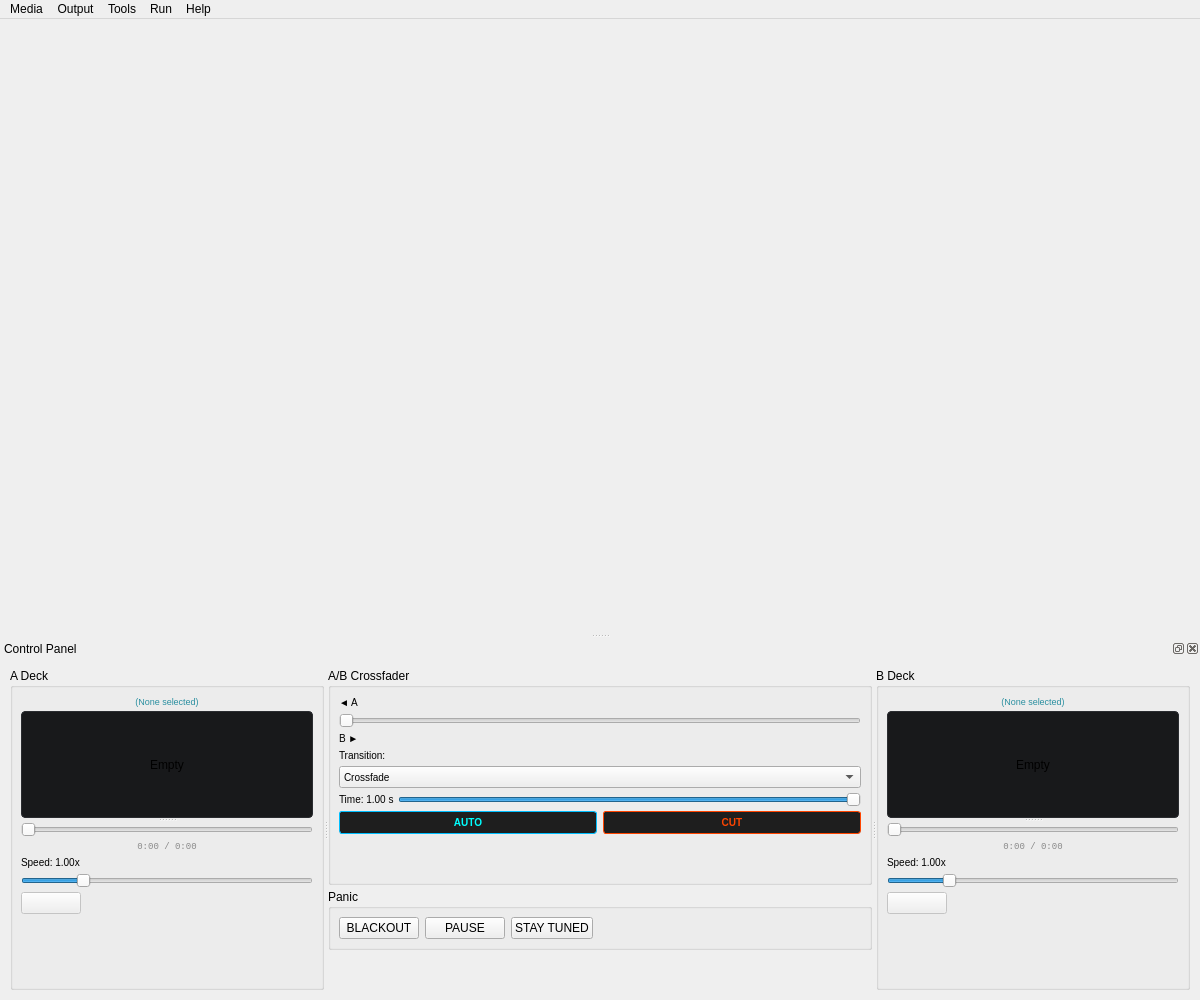
<?xml version="1.0" encoding="UTF-8"?>
<ui version="4.0">
 <class>MainWindow</class>
 <widget class="QMainWindow" name="MainWindow">
  <property name="geometry">
   <rect>
    <x>100</x>
    <y>100</y>
    <width>1200</width>
    <height>1000</height>
   </rect>
  </property>
  <property name="windowTitle">
   <string>CutWire Prism - Live Media Control</string>
  </property>
  <widget class="QWidget" name="centralwidget">
   <layout class="QVBoxLayout" name="mainLayout">
    <property name="spacing">
     <number>10</number>
    </property>
    <property name="leftMargin">
     <number>10</number>
    </property>
    <property name="topMargin">
     <number>10</number>
    </property>
    <property name="rightMargin">
     <number>10</number>
    </property>
    <property name="bottomMargin">
     <number>10</number>
    </property>
    <item>
     <widget class="QWidget" name="gridGroup">
      <property name="sizePolicy">
       <sizepolicy hsizetype="Preferred" vsizetype="Expanding">
        <horstretch>0</horstretch>
        <verstretch>1</verstretch>
       </sizepolicy>
      </property>
      <layout class="QVBoxLayout" name="gridGroupLayout">
       <property name="spacing">
        <number>0</number>
       </property>
       <property name="leftMargin">
        <number>0</number>
       </property>
       <property name="topMargin">
        <number>0</number>
       </property>
       <property name="rightMargin">
        <number>0</number>
       </property>
       <property name="bottomMargin">
        <number>0</number>
       </property>
       <item>
        <widget class="QScrollArea" name="clipsScrollArea">
         <property name="styleSheet">
          <string notr="true">QScrollArea { border: none; background: transparent; }</string>
         </property>
         <property name="horizontalScrollBarPolicy">
          <enum>Qt::ScrollBarAlwaysOff</enum>
         </property>
         <property name="widgetResizable">
          <bool>true</bool>
         </property>
         <widget class="QWidget" name="gridWidget">
          <property name="geometry">
           <rect>
            <x>0</x>
            <y>0</y>
            <width>1160</width>
            <height>700</height>
           </rect>
          </property>
          <layout class="QGridLayout" name="gridLayout">
           <property name="leftMargin">
            <number>4</number>
           </property>
           <property name="topMargin">
            <number>4</number>
           </property>
           <property name="rightMargin">
            <number>4</number>
           </property>
           <property name="bottomMargin">
            <number>4</number>
           </property>
           <property name="spacing">
            <number>4</number>
           </property>
          </layout>
         </widget>
        </widget>
       </item>
      </layout>
     </widget>
    </item>
   </layout>
  </widget>
  <widget class="QDockWidget" name="controlDockWidget">
   <property name="windowTitle">
    <string>Control Panel</string>
   </property>
   <attribute name="dockWidgetArea">
    <number>8</number>
   </attribute>
   <widget class="QWidget" name="controlDockWidgetContents">
    <layout class="QVBoxLayout" name="controlDockLayout">
     <property name="leftMargin">
      <number>0</number>
     </property>
     <property name="topMargin">
      <number>0</number>
     </property>
     <property name="rightMargin">
      <number>0</number>
     </property>
     <property name="bottomMargin">
      <number>0</number>
     </property>
     <item>
      <widget class="QWidget" name="controlGroup">
       <layout class="QVBoxLayout" name="controlLayout">
       <property name="spacing">
        <number>12</number>
       </property>
       <property name="leftMargin">
        <number>10</number>
       </property>
       <property name="topMargin">
        <number>10</number>
       </property>
       <property name="rightMargin">
        <number>10</number>
       </property>
       <property name="bottomMargin">
        <number>10</number>
       </property>
       <item>
        <widget class="QSplitter" name="deckHorizontalSplitter">
         <property name="orientation">
          <enum>Qt::Horizontal</enum>
         </property>
         <property name="childrenCollapsible">
          <bool>false</bool>
         </property>
         <widget class="QGroupBox" name="aDeckGroup">
         <property name="title">
          <string>A Deck</string>
         </property>
         <layout class="QVBoxLayout" name="aDeckLayout">
          <property name="spacing">
           <number>4</number>
          </property>
          <property name="leftMargin">
           <number>8</number>
          </property>
          <property name="topMargin">
           <number>8</number>
          </property>
          <property name="rightMargin">
           <number>8</number>
          </property>
          <property name="bottomMargin">
           <number>8</number>
          </property>
          <item>
           <widget class="QLabel" name="aSelectedLabel">
            <property name="styleSheet">
             <string notr="true">font-size: 9px; color: #2a8fa0;</string>
            </property>
            <property name="text">
             <string>(None selected)</string>
            </property>
            <property name="alignment">
             <set>Qt::AlignCenter</set>
            </property>
           </widget>
          </item>
          <item>
           <widget class="QSplitter" name="aPreviewSplitter">
            <property name="orientation">
             <enum>Qt::Vertical</enum>
            </property>
            <property name="childrenCollapsible">
             <bool>false</bool>
            </property>
            <widget class="QLabel" name="aPreviewLabel">
             <property name="minimumSize">
              <size>
               <width>160</width>
               <height>90</height>
              </size>
             </property>
             <property name="sizePolicy">
              <sizepolicy hsizetype="Expanding" vsizetype="Expanding">
               <horstretch>0</horstretch>
               <verstretch>0</verstretch>
              </sizepolicy>
             </property>
             <property name="styleSheet">
              <string notr="true">background-color: #18191b; border: 1px solid #2a2c30; border-radius: 4px;</string>
             </property>
             <property name="text">
              <string>Empty</string>
             </property>
             <property name="alignment">
              <set>Qt::AlignCenter</set>
             </property>
             <property name="scaledContents">
              <bool>false</bool>
             </property>
            </widget>
            <widget class="QWidget" name="aDeckControls" native="true">
             <layout class="QVBoxLayout" name="aDeckControlsLayout">
              <property name="leftMargin">
               <number>0</number>
              </property>
              <property name="topMargin">
               <number>0</number>
              </property>
              <property name="rightMargin">
               <number>0</number>
              </property>
              <property name="bottomMargin">
               <number>0</number>
              </property>
              <property name="spacing">
               <number>4</number>
              </property>
              <item>
               <widget class="QSlider" name="aProgressSlider">
                <property name="enabled">
                 <bool>false</bool>
                </property>
                <property name="maximum">
                 <number>1000</number>
                </property>
                <property name="orientation">
                 <enum>Qt::Horizontal</enum>
                </property>
               </widget>
              </item>
              <item>
               <widget class="QLabel" name="aTimeLabel">
                <property name="styleSheet">
                 <string notr="true">font-size: 9px; color: #888; font-family: monospace;</string>
                </property>
                <property name="text">
                 <string>0:00 / 0:00</string>
                </property>
                <property name="alignment">
                 <set>Qt::AlignCenter</set>
                </property>
               </widget>
              </item>
              <item>
               <widget class="QLabel" name="speedLabelALabel">
                <property name="styleSheet">
                 <string notr="true">font-size: 10px;</string>
                </property>
                <property name="text">
                 <string>Speed: 1.00x</string>
                </property>
               </widget>
              </item>
              <item>
               <widget class="QSlider" name="aDeckSpeedSlider">
                <property name="toolTip">
                 <string>Playback speed (0.25x – 4.00x)</string>
                </property>
                <property name="minimum">
                 <number>5</number>
                </property>
                <property name="maximum">
                 <number>80</number>
                </property>
                <property name="singleStep">
                 <number>1</number>
                </property>
                <property name="pageStep">
                 <number>5</number>
                </property>
                <property name="value">
                 <number>20</number>
                </property>
                <property name="orientation">
                 <enum>Qt::Horizontal</enum>
                </property>
               </widget>
              </item>
              <item>
               <widget class="QPushButton" name="aDeckPlayBtn">
                <property name="enabled">
                 <bool>false</bool>
                </property>
                <property name="maximumSize">
                 <size>
                  <width>60</width>
                  <height>16777215</height>
                 </size>
                </property>
                <property name="text">
                 <string/>
                </property>
               </widget>
              </item>
              <item>
               <spacer name="aDeckSpacer">
                <property name="orientation">
                 <enum>Qt::Vertical</enum>
                </property>
                <property name="sizeHint" stdset="0">
                 <size>
                  <width>20</width>
                  <height>40</height>
                 </size>
                </property>
               </spacer>
              </item>
             </layout>
            </widget>
           </widget>
          </item>
         </layout>
         </widget>
         <widget class="QWidget" name="faderPanicColumn" native="true">
          <layout class="QVBoxLayout" name="faderPanicLayout">
           <property name="spacing">
            <number>4</number>
           </property>
           <property name="leftMargin">
            <number>0</number>
           </property>
           <property name="topMargin">
            <number>0</number>
           </property>
           <property name="rightMargin">
            <number>0</number>
           </property>
           <property name="bottomMargin">
            <number>0</number>
           </property>
           <item>
        <!-- ── A/B Crossfader + Transition Controls ─────────────────────── -->
        <widget class="QGroupBox" name="faderGroup">
         <property name="title">
          <string>A/B Crossfader</string>
         </property>
         <layout class="QVBoxLayout" name="faderLayout">
          <property name="spacing">
           <number>4</number>
          </property>
          <property name="leftMargin">
           <number>8</number>
          </property>
          <property name="topMargin">
           <number>8</number>
          </property>
          <property name="rightMargin">
           <number>8</number>
          </property>
          <property name="bottomMargin">
           <number>8</number>
          </property>
          <item>
           <widget class="QLabel" name="faderLabelA">
            <property name="styleSheet">
             <string notr="true">font-size: 10px;</string>
            </property>
            <property name="text">
             <string>◄ A</string>
            </property>
           </widget>
          </item>
          <item>
           <widget class="QSlider" name="crossfaderSlider">
            <property name="maximum">
             <number>100</number>
            </property>
            <property name="orientation">
             <enum>Qt::Horizontal</enum>
            </property>
           </widget>
          </item>
          <item>
           <widget class="QLabel" name="faderLabelB">
            <property name="styleSheet">
             <string notr="true">font-size: 10px;</string>
            </property>
            <property name="text">
             <string>B ►</string>
            </property>
           </widget>
          </item>
          <!-- ── Transition controls ── -->
          <item>
           <widget class="QLabel" name="transitionLabel">
            <property name="styleSheet">
             <string notr="true">font-size: 10px;</string>
            </property>
            <property name="text">
             <string>Transition:</string>
            </property>
           </widget>
          </item>
          <item>
           <widget class="QComboBox" name="transitionCombo">
            <property name="styleSheet">
             <string notr="true">font-size: 10px;</string>
            </property>
            <property name="toolTip">
             <string>Crossfade: alpha blend
Cut: hard switch at fader centre
Wipe ←: B reveals from the left
Wipe →: B reveals from the right
Wipe ↑: B reveals from bottom to top
Wipe ↓: B reveals from top to bottom
Slide ←: A exits left, B enters right
Slide →: A exits right, B enters left
Slide ↑: A exits top, B enters bottom
Slide ↓: A exits bottom, B enters top
Dip to Black: fade through black
Dip to White: fade through white
Additive Glow: add colors for VJ brightness
Cross Zoom: dynamic zoom scaling
Split Door (H): horizontal split reveal
Split Door (V): vertical split reveal
Vortex Spin: spinning vortex wrap
Split 4-Corner: split into 4 quadrants sliding outwards
3D Gallery Fly: cinematic 3D pan, zoom fly-past with soft warm light sweep
3D Cube: rotate a 3D perspective cube to reveal next deck
3D Flip: flip the screen 180 degrees in 3D perspective</string>
            </property>
            <item>
             <property name="text"><string>Crossfade</string></property>
            </item>
            <item>
             <property name="text"><string>Cut</string></property>
            </item>
            <item>
             <property name="text"><string>Wipe ←</string></property>
            </item>
            <item>
             <property name="text"><string>Wipe →</string></property>
            </item>
            <item>
             <property name="text"><string>Wipe ↑</string></property>
            </item>
            <item>
             <property name="text"><string>Wipe ↓</string></property>
            </item>
            <item>
             <property name="text"><string>Slide ←</string></property>
            </item>
            <item>
             <property name="text"><string>Slide →</string></property>
            </item>
            <item>
             <property name="text"><string>Slide ↑</string></property>
            </item>
            <item>
             <property name="text"><string>Slide ↓</string></property>
            </item>
            <item>
             <property name="text"><string>Dip to Black</string></property>
            </item>
            <item>
             <property name="text"><string>Dip to White</string></property>
            </item>
            <item>
             <property name="text"><string>Additive Glow</string></property>
            </item>
            <item>
             <property name="text"><string>Cross Zoom</string></property>
            </item>
            <item>
             <property name="text"><string>Split Door (H)</string></property>
            </item>
            <item>
             <property name="text"><string>Split Door (V)</string></property>
            </item>
            <item>
             <property name="text"><string>Vortex Spin</string></property>
            </item>
            <item>
             <property name="text"><string>Split 4-Corner</string></property>
            </item>
            <item>
             <property name="text"><string>3D Gallery Fly</string></property>
            </item>
            <item>
             <property name="text"><string>3D Cube</string></property>
            </item>
            <item>
             <property name="text"><string>3D Flip</string></property>
            </item>
           </widget>
          </item>
          <!-- Duration row -->
          <item>
           <widget class="QWidget" name="durationRow" native="true">
            <layout class="QHBoxLayout" name="durationLayout">
             <property name="leftMargin"><number>0</number></property>
             <property name="topMargin"><number>0</number></property>
             <property name="rightMargin"><number>0</number></property>
             <property name="bottomMargin"><number>0</number></property>
             <property name="spacing">
              <number>4</number>
             </property>
             <item>
              <widget class="QLabel" name="durationLabel">
               <property name="styleSheet">
                <string notr="true">font-size: 10px;</string>
               </property>
               <property name="text">
                <string>Time: 1.00 s</string>
               </property>
              </widget>
             </item>
             <item>
              <widget class="QSlider" name="durationSlider">
               <property name="toolTip">
                <string>Transition time (0 – 1 second)</string>
               </property>
               <property name="minimum">
                <number>0</number>
               </property>
               <property name="maximum">
                <number>100</number>
               </property>
               <property name="singleStep">
                <number>5</number>
               </property>
               <property name="pageStep">
                <number>10</number>
               </property>
               <property name="value">
                <number>100</number>
               </property>
               <property name="orientation">
                <enum>Qt::Horizontal</enum>
               </property>
              </widget>
             </item>
            </layout>
           </widget>
          </item>
          <!-- AUTO / CUT buttons row -->
          <item>
           <widget class="QWidget" name="transitionBtnRow" native="true">
            <layout class="QHBoxLayout" name="transitionBtnLayout">
             <property name="leftMargin"><number>0</number></property>
             <property name="topMargin"><number>0</number></property>
             <property name="rightMargin"><number>0</number></property>
             <property name="bottomMargin"><number>0</number></property>
             <property name="spacing">
              <number>6</number>
             </property>
             <item>
              <widget class="QPushButton" name="autoBtn">
               <property name="toolTip">
                <string>Smooth auto transition using selected mode</string>
               </property>
               <property name="text">
                <string>AUTO</string>
               </property>
               <property name="styleSheet">
                <string notr="true">QPushButton { font-size: 10px; font-weight: bold; background-color: #1E1E1E; color: #00FFFF; border: 1px solid #00BFFF; border-radius: 3px; padding: 4px; } QPushButton:hover { background-color: #00BFFF; color: #0F0F0F; border: 1px solid #00FFFF; } QPushButton:pressed { background-color: #FF4500; border: 1px solid #FFD700; color: #0F0F0F; }</string>
               </property>
              </widget>
             </item>
             <item>
              <widget class="QPushButton" name="cutBtn">
               <property name="toolTip">
                <string>Instant cut to opposite deck</string>
               </property>
               <property name="text">
                <string>CUT</string>
               </property>
               <property name="styleSheet">
                <string notr="true">QPushButton { font-size: 10px; font-weight: bold; background-color: #1E1E1E; color: #FF4500; border: 1px solid #FF4500; border-radius: 3px; padding: 4px; } QPushButton:hover { background-color: #FF4500; color: #0F0F0F; border: 1px solid #FFD700; } QPushButton:pressed { background-color: #00BFFF; border: 1px solid #00FFFF; color: #0F0F0F; }</string>
               </property>
              </widget>
             </item>
            </layout>
           </widget>
          </item>
          <item>
           <spacer name="faderSpacer">
            <property name="orientation">
             <enum>Qt::Vertical</enum>
            </property>
            <property name="sizeHint" stdset="0">
             <size>
              <width>20</width>
              <height>40</height>
             </size>
            </property>
           </spacer>
          </item>
         </layout>
        </widget>
       </item>
           <item>
            <widget class="QGroupBox" name="panicGroup">
             <property name="title">
              <string>Panic</string>
             </property>
             <layout class="QHBoxLayout" name="panicLayout">
              <property name="spacing">
               <number>6</number>
              </property>
              <property name="leftMargin">
               <number>8</number>
              </property>
              <property name="topMargin">
               <number>8</number>
              </property>
              <property name="rightMargin">
               <number>8</number>
              </property>
              <property name="bottomMargin">
               <number>8</number>
              </property>
              <item>
               <widget class="QPushButton" name="panicBlackoutBtn">
                <property name="toolTip">
                 <string>Cut program output to black</string>
                </property>
                <property name="text">
                 <string>BLACKOUT</string>
                </property>
                <property name="checkable">
                 <bool>true</bool>
                </property>
               </widget>
              </item>
              <item>
               <widget class="QPushButton" name="panicPauseBtn">
                <property name="toolTip">
                 <string>Freeze the program output on the current frame</string>
                </property>
                <property name="text">
                 <string>PAUSE</string>
                </property>
                <property name="checkable">
                 <bool>true</bool>
                </property>
               </widget>
              </item>
              <item>
               <widget class="QPushButton" name="panicStayTunedBtn">
                <property name="toolTip">
                 <string>Show a &quot;Stay Tuned&quot; holding screen on program output</string>
                </property>
                <property name="text">
                 <string>STAY TUNED</string>
                </property>
                <property name="checkable">
                 <bool>true</bool>
                </property>
               </widget>
              </item>
              <item>
               <spacer name="panicSpacer">
                <property name="orientation">
                 <enum>Qt::Horizontal</enum>
                </property>
                <property name="sizeHint" stdset="0">
                 <size>
                  <width>40</width>
                  <height>20</height>
                 </size>
                </property>
               </spacer>
              </item>
             </layout>
            </widget>
           </item>
           <item>
            <spacer name="faderPanicSpacer">
             <property name="orientation">
              <enum>Qt::Vertical</enum>
             </property>
             <property name="sizeHint" stdset="0">
              <size>
               <width>20</width>
               <height>40</height>
              </size>
             </property>
            </spacer>
           </item>
          </layout>
         </widget>
         <widget class="QGroupBox" name="bDeckGroup">
         <property name="title">
          <string>B Deck</string>
         </property>
         <layout class="QVBoxLayout" name="bDeckLayout">
          <property name="spacing">
           <number>4</number>
          </property>
          <property name="leftMargin">
           <number>8</number>
          </property>
          <property name="topMargin">
           <number>8</number>
          </property>
          <property name="rightMargin">
           <number>8</number>
          </property>
          <property name="bottomMargin">
           <number>8</number>
          </property>
          <item>
           <widget class="QLabel" name="bSelectedLabel">
            <property name="styleSheet">
             <string notr="true">font-size: 9px; color: #2a8fa0;</string>
            </property>
            <property name="text">
             <string>(None selected)</string>
            </property>
            <property name="alignment">
             <set>Qt::AlignCenter</set>
            </property>
           </widget>
          </item>
          <item>
           <widget class="QSplitter" name="bPreviewSplitter">
            <property name="orientation">
             <enum>Qt::Vertical</enum>
            </property>
            <property name="childrenCollapsible">
             <bool>false</bool>
            </property>
            <widget class="QLabel" name="bPreviewLabel">
             <property name="minimumSize">
              <size>
               <width>160</width>
               <height>90</height>
              </size>
             </property>
             <property name="sizePolicy">
              <sizepolicy hsizetype="Expanding" vsizetype="Expanding">
               <horstretch>0</horstretch>
               <verstretch>0</verstretch>
              </sizepolicy>
             </property>
             <property name="styleSheet">
              <string notr="true">background-color: #18191b; border: 1px solid #2a2c30; border-radius: 4px;</string>
             </property>
             <property name="text">
              <string>Empty</string>
             </property>
             <property name="alignment">
              <set>Qt::AlignCenter</set>
             </property>
             <property name="scaledContents">
              <bool>false</bool>
             </property>
            </widget>
            <widget class="QWidget" name="bDeckControls" native="true">
             <layout class="QVBoxLayout" name="bDeckControlsLayout">
              <property name="leftMargin">
               <number>0</number>
              </property>
              <property name="topMargin">
               <number>0</number>
              </property>
              <property name="rightMargin">
               <number>0</number>
              </property>
              <property name="bottomMargin">
               <number>0</number>
              </property>
              <property name="spacing">
               <number>4</number>
              </property>
              <item>
               <widget class="QSlider" name="bProgressSlider">
                <property name="enabled">
                 <bool>false</bool>
                </property>
                <property name="maximum">
                 <number>1000</number>
                </property>
                <property name="orientation">
                 <enum>Qt::Horizontal</enum>
                </property>
               </widget>
              </item>
              <item>
               <widget class="QLabel" name="bTimeLabel">
                <property name="styleSheet">
                 <string notr="true">font-size: 9px; color: #888; font-family: monospace;</string>
                </property>
                <property name="text">
                 <string>0:00 / 0:00</string>
                </property>
                <property name="alignment">
                 <set>Qt::AlignCenter</set>
                </property>
               </widget>
              </item>
              <item>
               <widget class="QLabel" name="speedLabelBLabel">
                <property name="styleSheet">
                 <string notr="true">font-size: 10px;</string>
                </property>
                <property name="text">
                 <string>Speed: 1.00x</string>
                </property>
               </widget>
              </item>
              <item>
               <widget class="QSlider" name="bDeckSpeedSlider">
                <property name="toolTip">
                 <string>Playback speed (0.25x – 4.00x)</string>
                </property>
                <property name="minimum">
                 <number>5</number>
                </property>
                <property name="maximum">
                 <number>80</number>
                </property>
                <property name="singleStep">
                 <number>1</number>
                </property>
                <property name="pageStep">
                 <number>5</number>
                </property>
                <property name="value">
                 <number>20</number>
                </property>
                <property name="orientation">
                 <enum>Qt::Horizontal</enum>
                </property>
               </widget>
              </item>
              <item>
               <widget class="QPushButton" name="bDeckPlayBtn">
                <property name="enabled">
                 <bool>false</bool>
                </property>
                <property name="maximumSize">
                 <size>
                  <width>60</width>
                  <height>16777215</height>
                 </size>
                </property>
                <property name="text">
                 <string/>
                </property>
               </widget>
              </item>
              <item>
               <spacer name="bDeckSpacer">
                <property name="orientation">
                 <enum>Qt::Vertical</enum>
                </property>
                <property name="sizeHint" stdset="0">
                 <size>
                  <width>20</width>
                  <height>40</height>
                 </size>
                </property>
               </spacer>
              </item>
             </layout>
            </widget>
           </widget>
          </item>
         </layout>
         </widget>
        </widget>
       </item>
      </layout>
      </widget>
     </item>
    </layout>
   </widget>
  </widget>
  <widget class="QMenuBar" name="menubar">
   <property name="geometry">
    <rect>
     <x>0</x>
     <y>0</y>
     <width>1200</width>
     <height>22</height>
    </rect>
   </property>
   <widget class="QMenu" name="menuMedia">
    <property name="title">
     <string>Media</string>
    </property>
    <addaction name="menuAddElement"/>
    <addaction name="separator"/>
    <addaction name="actionLoadFolder"/>
    <addaction name="actionAddFolder"/>
    <addaction name="separator"/>
    <addaction name="actionSaveSession"/>
    <addaction name="actionLoadSession"/>
    <addaction name="actionExportProject"/>
    <addaction name="actionImportProject"/>
    <addaction name="separator"/>
    <addaction name="actionClearAll"/>
   </widget>
   <widget class="QMenu" name="menuAddElement">
    <property name="title">
     <string>Add</string>
    </property>
   </widget>
   <widget class="QMenu" name="menuOutput">
    <property name="title">
     <string>Output</string>
    </property>
    <addaction name="actionSetOutputResolution"/>
    <addaction name="separator"/>
    <addaction name="actionShowOutput"/>
    <addaction name="actionShowPreview"/>
    <addaction name="actionStayOnTop"/>
   </widget>
   <widget class="QMenu" name="menuTools">
    <property name="title">
     <string>Tools</string>
    </property>
    <addaction name="actionEditHotkeys"/>
    <addaction name="separator"/>
    <addaction name="actionNdiOutput"/>
    <addaction name="actionVirtualCameraOutput"/>
    <addaction name="actionFreezeFrameCapture"/>
    <addaction name="actionRecordingPanel"/>
    <addaction name="actionDropMarker"/>
    <addaction name="separator"/>
    <addaction name="actionConnectObs"/>
    <addaction name="actionLinkClipObsScene"/>
   </widget>
   <widget class="QMenu" name="menuRun">
    <property name="title">
     <string>Run</string>
    </property>
    <addaction name="actionStartRemoteControl"/>
   </widget>
   <widget class="QMenu" name="menuHelp">
    <property name="title">
     <string>Help</string>
    </property>
    <addaction name="actionAboutPrism"/>
    <addaction name="actionPrismDocs"/>
    <addaction name="actionReportBugs"/>
    <addaction name="separator"/>
    <addaction name="actionAboutCutWire"/>
   </widget>
   <addaction name="menuMedia"/>
   <addaction name="menuOutput"/>
   <addaction name="menuTools"/>
   <addaction name="menuRun"/>
   <addaction name="menuHelp"/>
  </widget>
  <!-- ── Actions ──────────────────────────────────────────────────────── -->
  <action name="actionLoadFolder">
   <property name="text">
    <string>Add Files…</string>
   </property>
   <property name="toolTip">
    <string>Select media files to add to the Asset Library</string>
   </property>
  </action>
  <action name="actionAddFolder">
   <property name="text">
    <string>Add Folder…</string>
   </property>
   <property name="toolTip">
    <string>Add all supported media files from a folder to the Asset Library</string>
   </property>
  </action>
  <action name="actionSaveSession">
   <property name="text">
    <string>Save Session…</string>
   </property>
   <property name="shortcut">
    <string>Ctrl+S</string>
   </property>
  </action>
  <action name="actionLoadSession">
   <property name="text">
    <string>Load Session…</string>
   </property>
   <property name="shortcut">
    <string>Ctrl+O</string>
   </property>
  </action>
  <action name="actionExportProject">
   <property name="text">
    <string>Export Project…</string>
   </property>
   <property name="toolTip">
    <string>Bundle session and media into a portable .prism archive</string>
   </property>
  </action>
  <action name="actionImportProject">
   <property name="text">
    <string>Import Project…</string>
   </property>
   <property name="toolTip">
    <string>Extract and open a .prism project archive</string>
   </property>
  </action>
  <action name="actionClearAll">
   <property name="text">
    <string>Clear All</string>
   </property>
   <property name="toolTip">
    <string>Remove all clips from the grid</string>
   </property>
  </action>
  <action name="actionSetOutputResolution">
   <property name="text">
    <string>Set Output Resolution…</string>
   </property>
   <property name="toolTip">
    <string>Change the resolution the program mix is rendered and output at</string>
   </property>
  </action>
  <action name="actionShowOutput">
   <property name="text">
    <string>Output Window</string>
   </property>
   <property name="toolTip">
    <string>Show the output window</string>
   </property>
  </action>
  <action name="actionShowPreview">
   <property name="text">
    <string>Preview Output</string>
   </property>
   <property name="toolTip">
    <string>Show a second window mirroring the program mix (opens on second monitor when available)</string>
   </property>
  </action>
  <action name="actionNdiOutput">
   <property name="text">
    <string>NDI Program Output</string>
   </property>
   <property name="toolTip">
    <string>Send the program mix as an NDI source (CutWire Prism Program) for OBS, vMix, etc.</string>
   </property>
   <property name="checkable">
    <bool>true</bool>
   </property>
  </action>
  <action name="actionVirtualCameraOutput">
   <property name="text">
    <string>Virtual Camera Output</string>
   </property>
   <property name="toolTip">
    <string>Expose the program mix as a webcam (v4l2loopback on Linux). Load the module first: sudo modprobe v4l2loopback</string>
   </property>
   <property name="checkable">
    <bool>true</bool>
   </property>
  </action>
  <action name="actionFreezeFrameCapture">
   <property name="text">
    <string>Freeze Frame Capture…</string>
   </property>
   <property name="toolTip">
    <string>Capture the current frame from the program mix or any active deck layer</string>
   </property>
   <property name="shortcut">
    <string>Ctrl+Shift+F</string>
   </property>
  </action>
  <action name="actionRecordingPanel">
   <property name="text">
    <string>Recording Panel…</string>
   </property>
   <property name="toolTip">
    <string>Open the recording panel to start and stop each stream independently</string>
   </property>
  </action>
  <action name="actionDropMarker">
   <property name="text">
    <string>Drop Marker</string>
   </property>
   <property name="toolTip">
    <string>Timestamp a marker in the active recording (Ctrl+M)</string>
   </property>
   <property name="enabled">
    <bool>false</bool>
   </property>
  </action>
  <action name="actionEditHotkeys">
   <property name="text">
    <string>Edit Hotkeys…</string>
   </property>
   <property name="shortcut">
    <string>Ctrl+Shift+K</string>
   </property>
   <property name="toolTip">
    <string>Assign and manage keyboard triggers for deck clips</string>
   </property>
  </action>
  <action name="actionConnectObs">
   <property name="text">
    <string>Connect to OBS…</string>
   </property>
   <property name="toolTip">
    <string>Connect to OBS Studio via obs-websocket (port 4455)</string>
   </property>
  </action>
  <action name="actionLinkClipObsScene">
   <property name="text">
    <string>Link Clip to OBS Scene…</string>
   </property>
   <property name="toolTip">
    <string>When a clip is sent to a deck, also switch OBS to a linked scene</string>
   </property>
  </action>
  <action name="actionStayOnTop">
   <property name="text">
    <string>Stay on Top</string>
   </property>
   <property name="toolTip">
    <string>Keep the output window above all other windows</string>
   </property>
   <property name="checkable">
    <bool>true</bool>
   </property>
  </action>
  <action name="actionStartRemoteControl">
   <property name="text">
    <string>Start Remote Control Server…</string>
   </property>
   <property name="toolTip">
    <string>Start a remote control web server to manage mixing, fader, cut, and auto remotely</string>
   </property>
  </action>
  <action name="actionAboutPrism">
   <property name="text">
    <string>About Prism</string>
   </property>
   <property name="toolTip">
    <string>Show the CutWire Prism splash screen</string>
   </property>
  </action>
  <action name="actionPrismDocs">
   <property name="text">
    <string>Prism Docs</string>
   </property>
   <property name="toolTip">
    <string>Open the CutWire Prism documentation website</string>
   </property>
  </action>
  <action name="actionReportBugs">
   <property name="text">
    <string>Report Bugs</string>
   </property>
   <property name="toolTip">
    <string>Open the Prism GitHub issue tracker</string>
   </property>
  </action>
  <action name="actionAboutCutWire">
   <property name="text">
    <string>About CutWire</string>
   </property>
   <property name="toolTip">
    <string>Open the CutWire Studios website</string>
   </property>
  </action>
 </widget>
 <resources/>
 <connections/>
</ui>
